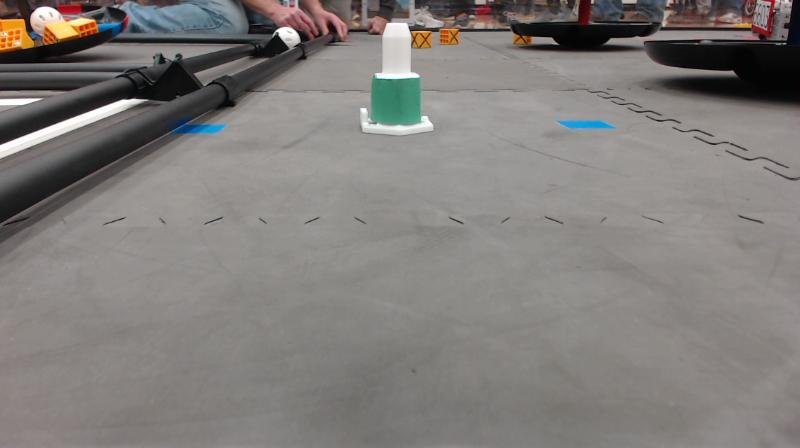
#> input picture freight_frenzy/test_imgs/competition2.jpg, 800 x 448 px
$ python run.py
#> lines starting #> are read from the running program, lines starting #| are printed output that depends on the picture
### freight_frenzy/captsone_detector.py
from typing import List
import cv2 as cv
import numpy as np
from time import sleep
from pynput.keyboard import Key, Listener
from sys import exit


class CapstoneDetector:
    def __init__(self, filename) -> None:
        self.image = cv.imread(filename)
#> self.image is the input picture: shape (448, 800, 3); mean B, G, R 122.5, 125.3, 128.7
        self.hls = None

    def image_prep(self):
        # cv.imshow('Original', self.image)
        resized = cv.resize(self.image, (800,400))
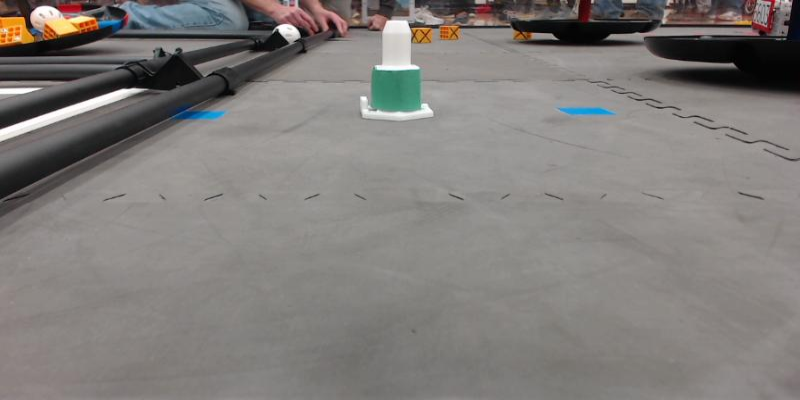
#> resized: shape (400, 800, 3); mean B, G, R 122.5, 125.2, 128.6
        blurred = cv.blur(resized, (5,5))
        # cv.imshow('Blur', blurred)
        rgb = cv.cvtColor(blurred, cv.COLOR_BGR2RGB)
        self.image = rgb

    # [34 lines left out: function find_color_ranges, not called in this run]

    def masked(self):
        lower_range = np.array([96,121,48])
        upper_range = np.array([132,155,98])
        mask = cv.inRange(self.image, lower_range, upper_range)
#> mask: shape (400, 800); every value is 0
        cv.imshow('Masked', mask)
        cv.waitKey(0)


    # [7 lines left out: function draw_contours, not called in this run]

### run.py
from client import Connection
from freight_frenzy.plot import Plot
from freight_frenzy.odo_draw import OdoDraw
from freight_frenzy.captsone_detector import CapstoneDetector


def capstone_detector():
    directory = './freight_frenzy/test_imgs/'
    filename = 'competition2.jpg'

    detector = CapstoneDetector(directory + filename)
    detector.image_prep()
    detector.masked()
    # detector.find_color_ranges()


def odo_drawer():
    localhost = '127.0.0.1' # Used for TestServer.java
    robot = '192.168.43.1'

    conn = Connection(robot, 18888)

    odo_draw = OdoDraw(conn)
    odo_draw.draw()

def plotter():
    localhost = '127.0.0.1' # Used for TestServer.java
    robot = '192.168.43.1'

    conn = Connection(robot, 18888)

    # Label related to color and scale factor on graph
    labels = {
        'Lift Pos': ['black', 0],
        'Lift Power': ['orange', 0],

        'P Term': ['red', 0],
        'I Term': ['green', 0],
        'D Term': ['blue', 0],
    }

    plot = Plot(conn, labels, (-1, 1))
    plot.generate_lines() # Creates x and y arrays for line axises
    plot.update_lines() # Updates y arrays with incoming server data

if __name__ == '__main__':
    capstone_detector()
    # plotter()
    # odo_drawer()
